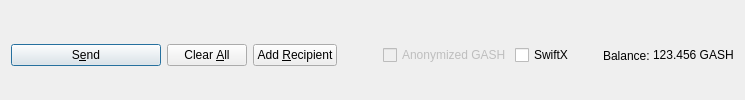
         <widget class="QFrame" name="frame_Send">
          <layout class="QHBoxLayout" name="horizontalLayout">
           <property name="bottomMargin">
            <number>0</number>
           </property>
           <item>
            <widget class="QPushButton" name="sendButton">
             <property name="minimumSize">
              <size>
               <width>150</width>
               <height>0</height>
              </size>
             </property>
             <property name="toolTip">
              <string>Confirm the send action</string>
             </property>
             <property name="text">
              <string>S&amp;end</string>
             </property>
             <property name="icon">
              <iconset resource="../gash.qrc">
               <normaloff>:/icons/send</normaloff>:/icons/send</iconset>
             </property>
             <property name="autoDefault">
              <bool>false</bool>
             </property>
             <property name="default">
              <bool>true</bool>
             </property>
            </widget>
           </item>
           <item>
            <widget class="QPushButton" name="clearButton">
             <property name="sizePolicy">
              <sizepolicy hsizetype="Minimum" vsizetype="Fixed">
               <horstretch>0</horstretch>
               <verstretch>0</verstretch>
              </sizepolicy>
             </property>
             <property name="toolTip">
              <string>Clear all fields of the form.</string>
             </property>
             <property name="text">
              <string>Clear &amp;All</string>
             </property>
             <property name="icon">
              <iconset resource="../gash.qrc">
               <normaloff>:/icons/remove</normaloff>:/icons/remove</iconset>
             </property>
             <property name="autoDefault">
              <bool>false</bool>
             </property>
            </widget>
           </item>
           <item>
            <widget class="QPushButton" name="addButton">
             <property name="toolTip">
              <string>Send to multiple recipients at once</string>
             </property>
             <property name="text">
              <string>Add &amp;Recipient</string>
             </property>
             <property name="icon">
              <iconset resource="../gash.qrc">
               <normaloff>:/icons/add</normaloff>:/icons/add</iconset>
             </property>
             <property name="autoDefault">
              <bool>false</bool>
             </property>
            </widget>
           </item>
           <item>
            <spacer name="horizontalSpacer">
             <property name="orientation">
              <enum>Qt::Horizontal</enum>
             </property>
             <property name="sizeHint" stdset="0">
              <size>
               <width>40</width>
               <height>20</height>
              </size>
             </property>
            </spacer>
           </item>
           <item>
            <layout class="QHBoxLayout" name="horizontalLayout_2">
             <property name="spacing">
              <number>3</number>
             </property>
             <item>
              <widget class="QCheckBox" name="checkxGASH">
               <property name="enabled">
                <bool>false</bool>
               </property>
               <property name="text">
                <string>Anonymized GASH</string>
               </property>
              </widget>
             </item>
             <item>
              <widget class="QCheckBox" name="checkSwiftTX">
               <property name="enabled">
                <bool>true</bool>
               </property>
               <property name="minimumSize">
                <size>
                 <width>85</width>
                 <height>0</height>
                </size>
               </property>
               <property name="text">
                <string>SwiftX</string>
               </property>
              </widget>
             </item>
             <item>
              <widget class="QLabel" name="label">
               <property name="text">
                <string>Balance:</string>
               </property>
              </widget>
             </item>
             <item>
              <widget class="QLabel" name="labelBalance">
               <property name="sizePolicy">
                <sizepolicy hsizetype="Preferred" vsizetype="Fixed">
                 <horstretch>0</horstretch>
                 <verstretch>0</verstretch>
                </sizepolicy>
               </property>
               <property name="cursor">
                <cursorShape>IBeamCursor</cursorShape>
               </property>
               <property name="text">
                <string notr="true">123.456 GASH</string>
               </property>
               <property name="textInteractionFlags">
                <set>Qt::LinksAccessibleByMouse|Qt::TextSelectableByKeyboard|Qt::TextSelectableByMouse</set>
               </property>
              </widget>
             </item>
            </layout>
           </item>
          </layout>
         </widget>
